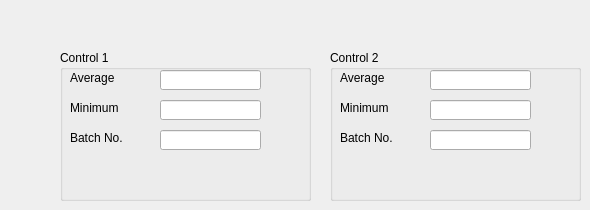
      <widget class="QWidget" name="tab_8">
       <attribute name="title">
        <string>Control</string>
       </attribute>
       <widget class="QGroupBox" name="groupBox_4">
        <property name="geometry">
         <rect>
          <x>60</x>
          <y>50</y>
          <width>251</width>
          <height>151</height>
         </rect>
        </property>
        <property name="title">
         <string>Control 1</string>
        </property>
        <widget class="QLineEdit" name="lineEdit_21">
         <property name="geometry">
          <rect>
           <x>100</x>
           <y>20</y>
           <width>101</width>
           <height>20</height>
          </rect>
         </property>
        </widget>
        <widget class="QLabel" name="label_35">
         <property name="geometry">
          <rect>
           <x>10</x>
           <y>20</y>
           <width>71</width>
           <height>16</height>
          </rect>
         </property>
         <property name="text">
          <string>Average</string>
         </property>
         <property name="buddy">
          <cstring>lineEdit_21</cstring>
         </property>
        </widget>
        <widget class="QLabel" name="label_37">
         <property name="geometry">
          <rect>
           <x>10</x>
           <y>50</y>
           <width>71</width>
           <height>16</height>
          </rect>
         </property>
         <property name="text">
          <string>Minimum</string>
         </property>
         <property name="buddy">
          <cstring>lineEdit_23</cstring>
         </property>
        </widget>
        <widget class="QLineEdit" name="lineEdit_23">
         <property name="geometry">
          <rect>
           <x>100</x>
           <y>50</y>
           <width>101</width>
           <height>20</height>
          </rect>
         </property>
        </widget>
        <widget class="QLabel" name="label_41">
         <property name="geometry">
          <rect>
           <x>10</x>
           <y>80</y>
           <width>71</width>
           <height>16</height>
          </rect>
         </property>
         <property name="text">
          <string>Batch No.</string>
         </property>
         <property name="buddy">
          <cstring>lineEdit_26</cstring>
         </property>
        </widget>
        <widget class="QLineEdit" name="lineEdit_26">
         <property name="geometry">
          <rect>
           <x>100</x>
           <y>80</y>
           <width>101</width>
           <height>20</height>
          </rect>
         </property>
        </widget>
       </widget>
       <widget class="QGroupBox" name="groupBox_5">
        <property name="geometry">
         <rect>
          <x>330</x>
          <y>50</y>
          <width>251</width>
          <height>151</height>
         </rect>
        </property>
        <property name="title">
         <string>Control 2</string>
        </property>
        <widget class="QLineEdit" name="lineEdit_25">
         <property name="geometry">
          <rect>
           <x>100</x>
           <y>20</y>
           <width>101</width>
           <height>20</height>
          </rect>
         </property>
        </widget>
        <widget class="QLabel" name="label_39">
         <property name="geometry">
          <rect>
           <x>10</x>
           <y>20</y>
           <width>71</width>
           <height>16</height>
          </rect>
         </property>
         <property name="text">
          <string>Average</string>
         </property>
         <property name="buddy">
          <cstring>lineEdit_25</cstring>
         </property>
        </widget>
        <widget class="QLabel" name="label_40">
         <property name="geometry">
          <rect>
           <x>10</x>
           <y>50</y>
           <width>71</width>
           <height>16</height>
          </rect>
         </property>
         <property name="text">
          <string>Minimum</string>
         </property>
         <property name="buddy">
          <cstring>lineEdit_28</cstring>
         </property>
        </widget>
        <widget class="QLineEdit" name="lineEdit_28">
         <property name="geometry">
          <rect>
           <x>100</x>
           <y>50</y>
           <width>101</width>
           <height>20</height>
          </rect>
         </property>
        </widget>
        <widget class="QLabel" name="label_43">
         <property name="geometry">
          <rect>
           <x>10</x>
           <y>80</y>
           <width>71</width>
           <height>16</height>
          </rect>
         </property>
         <property name="text">
          <string>Batch No.</string>
         </property>
         <property name="buddy">
          <cstring>lineEdit_29</cstring>
         </property>
        </widget>
        <widget class="QLineEdit" name="lineEdit_29">
         <property name="geometry">
          <rect>
           <x>100</x>
           <y>80</y>
           <width>101</width>
           <height>20</height>
          </rect>
         </property>
        </widget>
       </widget>
      </widget>
